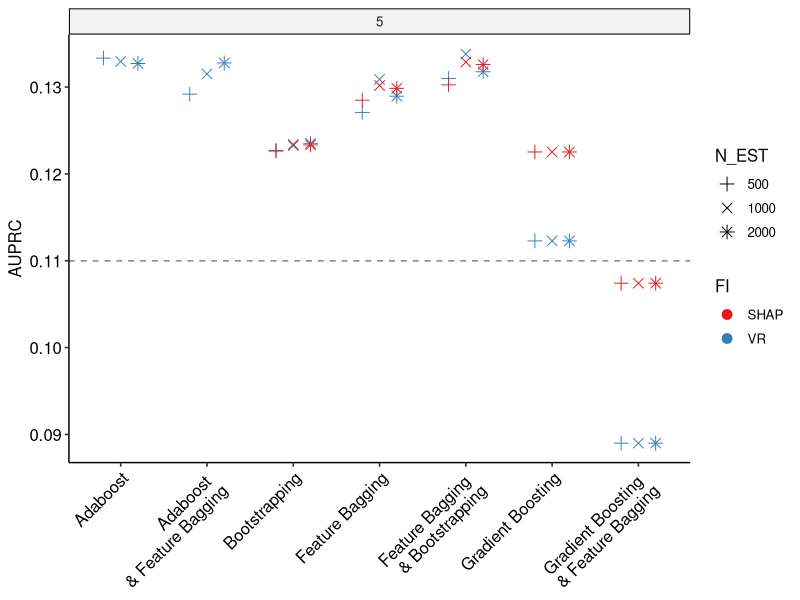
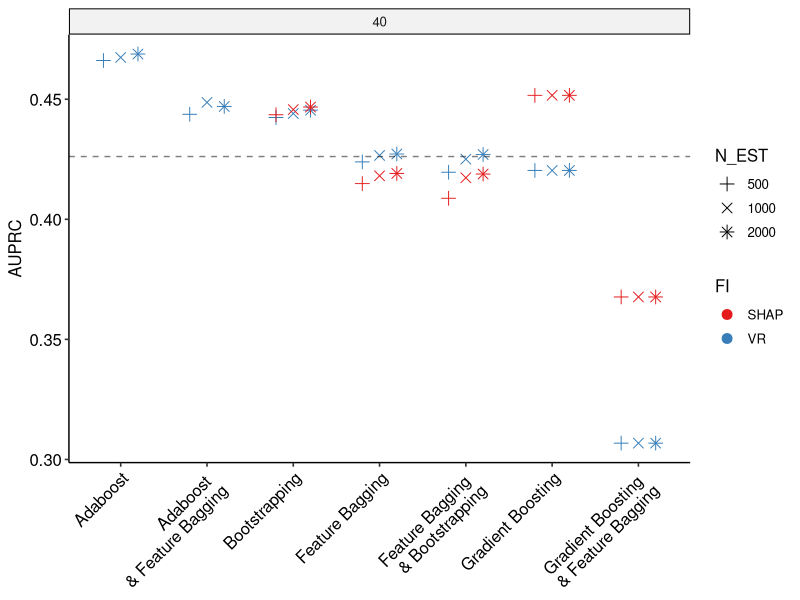
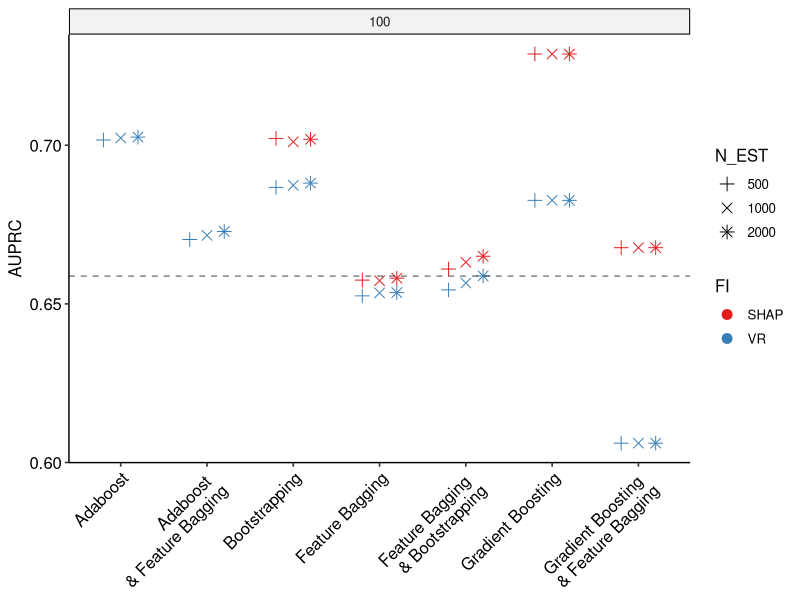
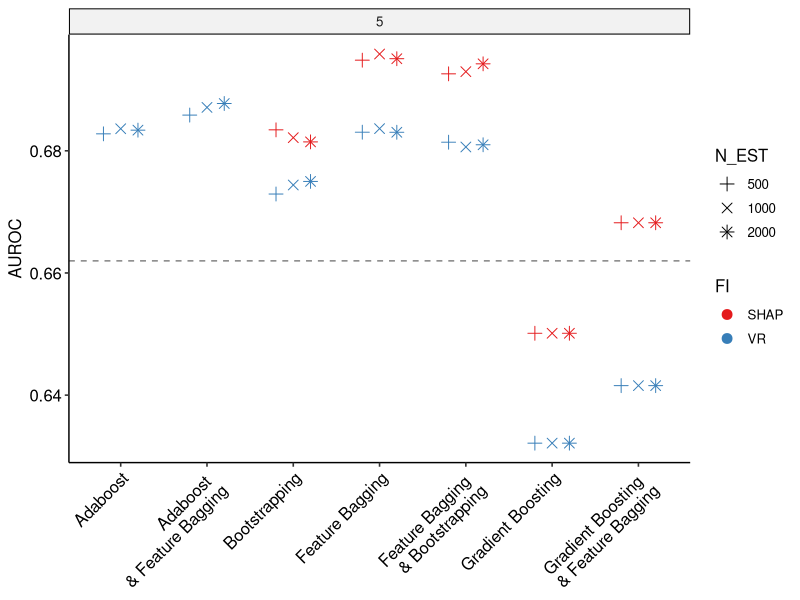
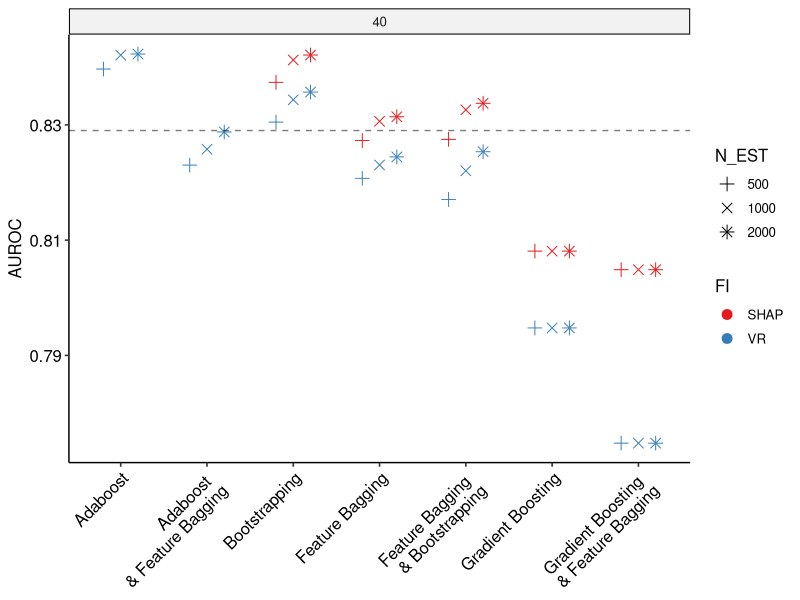
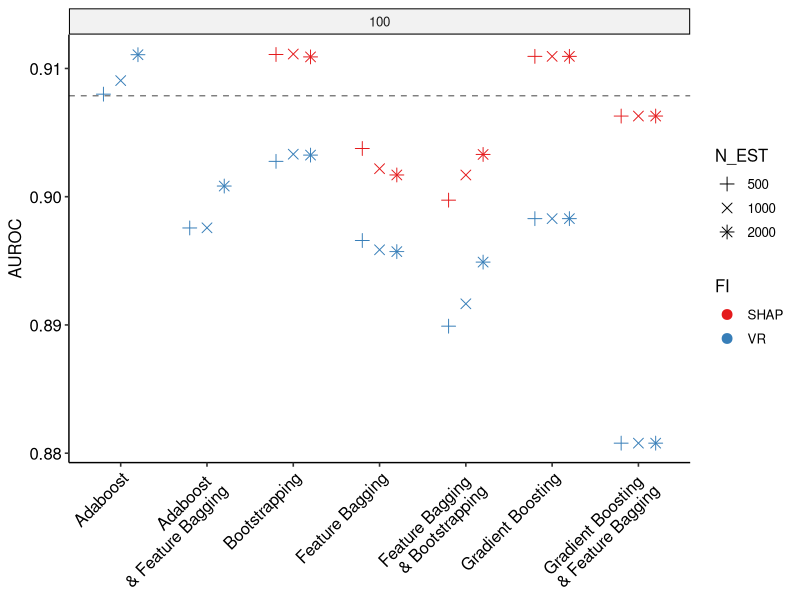
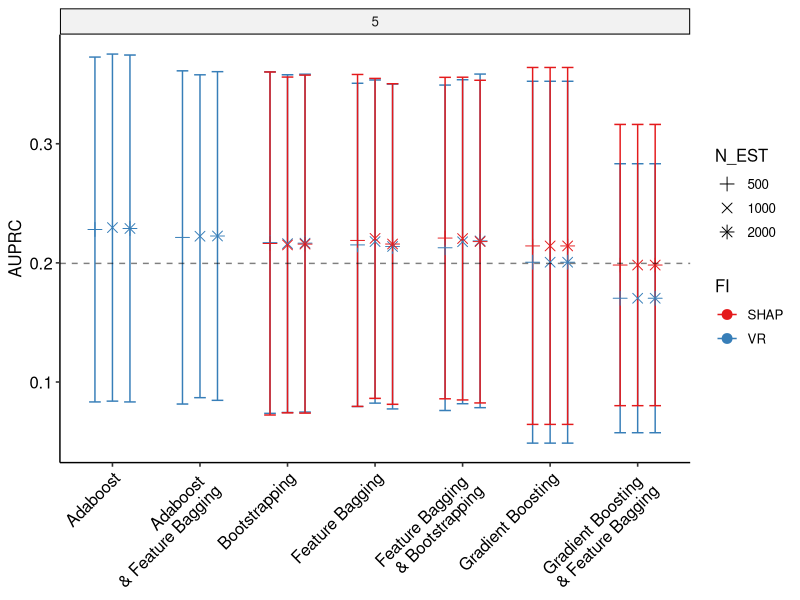
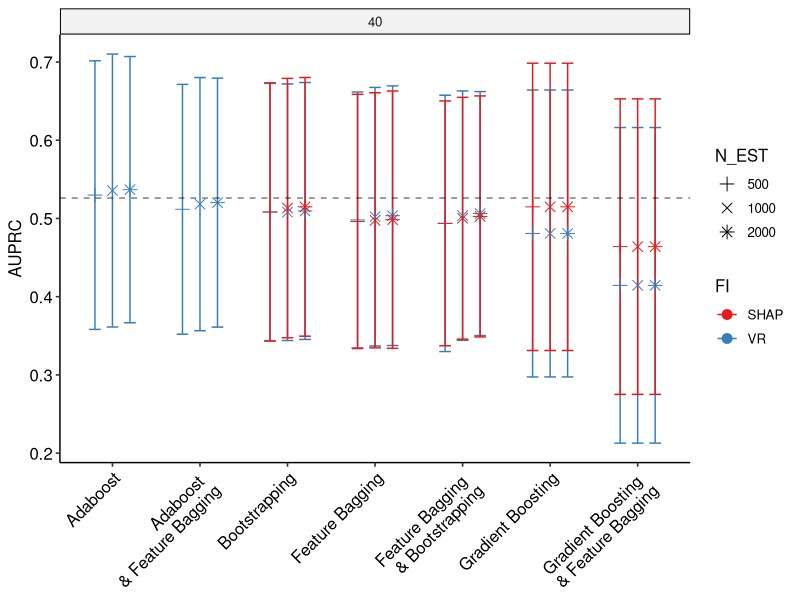

Source code (R) for these figures, in order:
## ---- chunk 1
library(rstatix)  # pipe-friendly statistical methods
library(ggplot2)
library(ggpubr)

rdf <- read.csv('./results/results_all_long.csv')

rdf$N_EST <- as.factor(rdf$N_EST)
rdf$Index <- as.factor(rdf$Index)
rdf$FI <- as.factor(rdf$FI)
rdf$MR <- as.factor(rdf$MR)

## ---- chunk 2

MR = unique(rdf$MR)
pd = position_dodge(0.6)

AUROC <- c(0.6619815875877165, 0.8290163353003178, 0.9078733931801096)
AUPRC <- c(0.10999212039806713, 0.4261383315393321, 0.6587304621389592)
MEAN_AUPRC <- c(0.19955715263807533, 0.5260921589703365, 0.7257882565622619)
MEAN_AUROC <- c(0.6725450267402954, 0.8441343415588369, 0.916339278444858)
MEAN_AUROC_GENIE <- c(0.661429878034267, 0.8464084933954908, 0.8367971767578932)


for (i in seq_along(MR)) {
  mr <- MR[i]
  baseline_value <- AUPRC[i]
  p <- rdf %>%
    filter(MR == mr) %>%
     filter(!is.na(AUPRC)) %>%
    ggplot(aes(x=Index, y=AUPRC, group = N_EST, colour = FI)) + 
    geom_point(aes(shape = N_EST), position = pd, size = 3) +
    geom_hline(yintercept = baseline_value, linetype = "dashed", color = "black", alpha = 0.5) + 
    scale_shape_manual(values=c(3,4,8))+
    theme_pubr() + 
    scale_color_brewer(palette = 'Set1') +
    facet_wrap(MR~., ncol = 1, scales = "free_y") +
    theme(legend.position = "right",
      axis.text.x = element_text(angle = 45, hjust = 1),
    )+
    xlab(NULL) + ylab('AUPRC')
    
  plot(p)
  filename <- paste0("results/", mr , "_AUPRC" , ".png")
  ggsave(filename, plot = p)
}

for (i in seq_along(MR)) {
  mr <- MR[i]
  baseline_value <- AUROC[i]
  p <- rdf %>%
    filter(MR == mr) %>%
     filter(!is.na(AUROC)) %>%
    ggplot(aes(x=Index, y=AUROC, group = N_EST, colour = FI)) + 
    geom_point(aes(shape = N_EST), position = pd, size = 3) +
    geom_hline(yintercept = baseline_value, linetype = "dashed", color = "black", alpha = 0.5) + 
    scale_shape_manual(values=c(3,4,8))+
    theme_pubr() + 
    scale_color_brewer(palette = 'Set1') +
    facet_wrap(MR~., ncol = 1, scales = "free_y") +
    theme(legend.position = "right",
      axis.text.x = element_text(angle = 45, hjust = 1),
    )+
    xlab(NULL) + ylab('AUROC')
    
  plot(p)
  filename <- paste0("results/", mr , "_AUROC" , ".png")
  ggsave(filename, plot = p)
}

for (i in seq_along(MR)) {
  mr <- MR[i]
  baseline_value <- MEAN_AUPRC[i]
  p <- rdf %>%
    filter(MR == mr) %>%
     filter(!is.na(MEAN_AUPRC)) %>%
    ggplot(aes(x=Index, y=MEAN_AUPRC, group = N_EST, colour = FI)) + 
    geom_errorbar(aes(ymin=MEAN_AUPRC-STD_AUPRC, ymax=MEAN_AUPRC+STD_AUPRC), 
                  width=0.4, size = 0.5, position=pd, alpha = 1) +
    geom_point(aes(shape = N_EST), position = pd, size = 3) +
    geom_hline(yintercept = baseline_value, linetype = "dashed", color = "black", alpha = 0.5) +
    scale_shape_manual(values=c(3,4,8))+
    theme_pubr() + 
    scale_color_brewer(palette = 'Set1') +
    facet_wrap(MR~., ncol = 1, scales = "free_y") +
    theme(legend.position = "right",
      axis.text.x = element_text(angle = 45, hjust = 1),
    )+
    xlab(NULL) + ylab('AUPRC')
    
  plot(p)
  filename <- paste0("results/", mr , "_MEAN_AUPRC" , ".png")
  ggsave(filename, plot = p)
}

for (i in seq_along(MR)) {
  mr <- MR[i]
  baseline_value <- MEAN_AUROC[i]
  genie_value <- MEAN_AUROC_GENIE[i]
  p <- rdf %>%
    filter(MR == mr) %>%
     filter(!is.na(MEAN_AUROC)) %>%
    ggplot(aes(x=Index, y=MEAN_AUROC, group = N_EST, colour = FI)) + 
    geom_errorbar(aes(ymin=MEAN_AUROC-STD_AUROC, ymax=MEAN_AUROC+STD_AUROC), 
                  width=0.4, size = 0.5, position=pd, alpha = 1) +
    geom_point(aes(shape = N_EST), position = pd, size = 3) +
    geom_hline(yintercept = baseline_value, linetype = "dashed", color = "black", alpha = 0.5) + 
    geom_hline(yintercept = genie_value, linetype = "dashed", color = "green", alpha = 0.5) + 
    scale_shape_manual(values=c(3,4,8))+
    theme_pubr() + 
    scale_color_brewer(palette = 'Set1') +
    facet_wrap(MR~., ncol = 1, scales = "free_y") +
    theme(legend.position = "right",
      axis.text.x = element_text(angle = 45, hjust = 1),
    )+
    xlab(NULL) + ylab('AUROC')
    
  plot(p)
  filename <- paste0("results/", mr , "_MEAN_AUROC" , ".png")
  ggsave(filename, plot = p)
}
